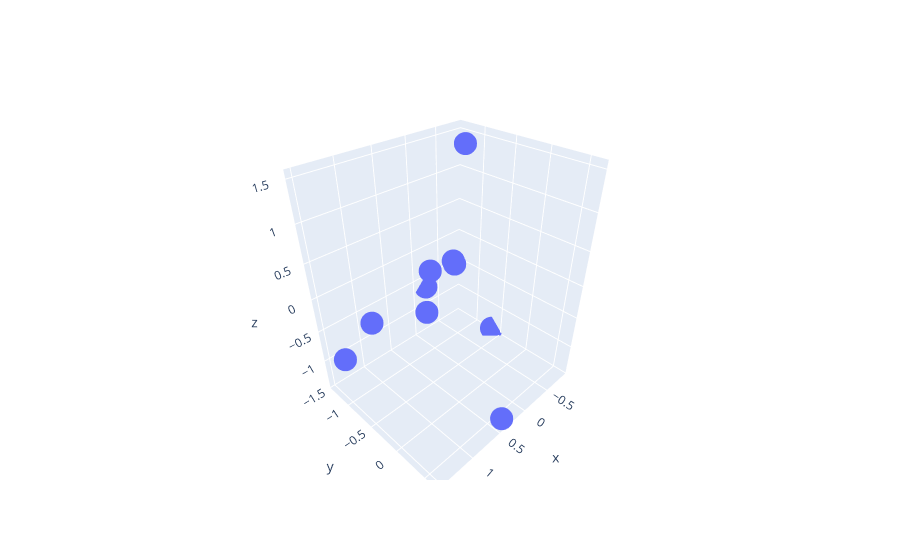

Write notebook code for a chart like this one.
### Markdown cell above
#### Отрисовка таблеток в реакторе

### Code cell
reactor.show()

### Figure 1 — Plotly figure (JSON) as saved in the notebook; plotly's stock layout.template omitted (floating-point values rounded to 4 significant figures)
{"data": [{"mode": "markers", "type": "scatter3d", "x": [1.499, 0.7329, 0.05902, -0.4994, 0.1819, 0.4114, -0.8767, 1.175, -0.1775, -0.402], "y": [-1.011, 0.1201, -0.9943, -0.9176, -0.9531, 0.6417, -0.6333, -0.8186, -1.364, -1.018], "z": [-0.7391, 0.8158, -0.0832, 1.509, -0.6918, -1.361, -1.417, -0.2317, -0.6416, -0.1356]}], "layout": {}}
